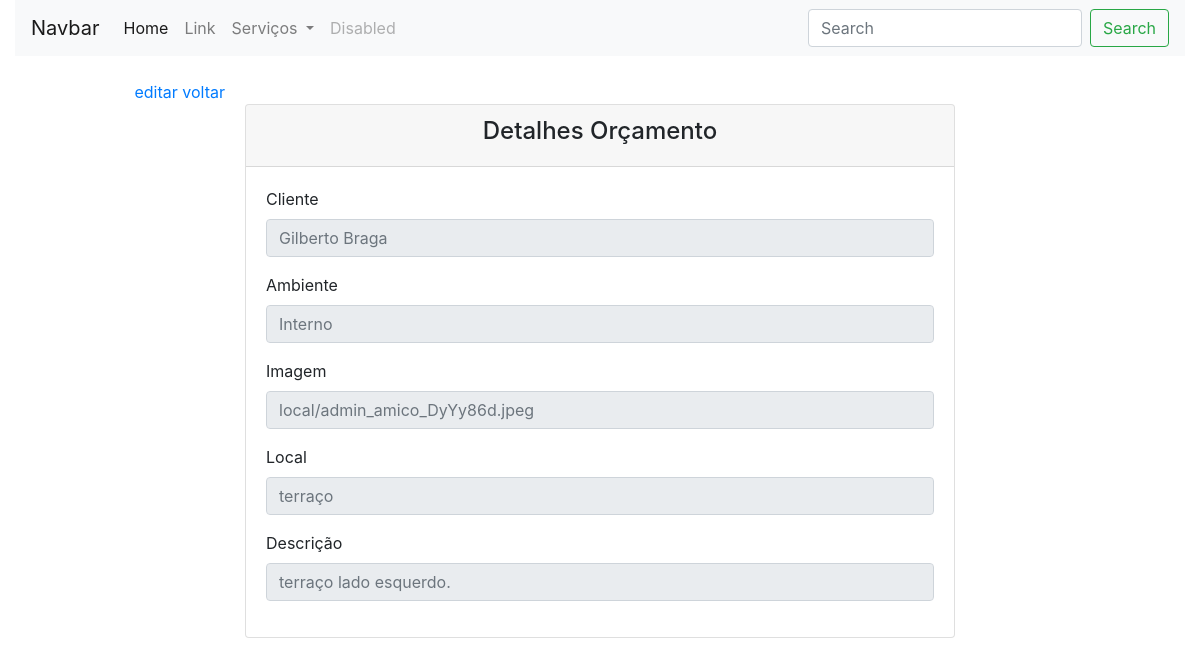
Page /cftv/detail_orcamento/2 on the earlier database version.
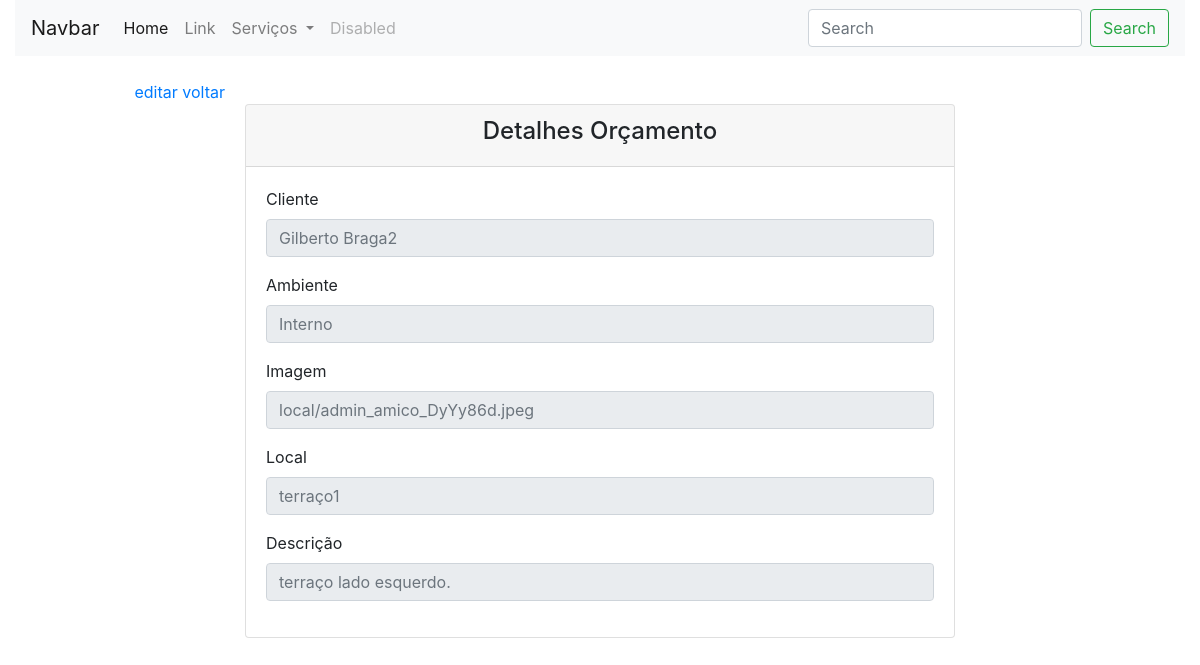
Same page on the later database version.
### cftv/models.py (models this page shows, shortened)
class CftvOrcamento(models.Model):
    AMBIENTE_CHOICES = (
        ('Interno', 'Interno'),
        ('Semi-aberto', 'Semi-aberto'),
        ('Externo', 'Externo'),
        ('Abertura', 'Abertura')
    )
    cliente = models.ForeignKey(Cliente, on_delete=models.PROTECT, verbose_name='CLiente')
    ambiente = models.CharField('Ambiente', max_length=15, choices=AMBIENTE_CHOICES)
    imagem = models.ImageField('Imagem do local', upload_to='media')
    local = models.CharField('Local', max_length=80)
    descricao = models.TextField('Descrição do local', max_length=200)
    class Meta:
        verbose_name = 'Orçamento CFTV'
        verbose_name_plural = 'Orçamentos CFTV'

### cliente/models.py (models this page shows)
class Cliente(models.Model):
    nome = models.CharField('Nome', max_length=30)
    email = models.EmailField('E-mail', max_length=60)
    telefone = models.CharField('Telefone', max_length=12)
    rua = models.CharField('Rua', max_length=50)
    numero = models.CharField('Numero/Quadra/Lote', max_length=5)
    bairro = models.CharField('Bairro', max_length=50)
    cidade = models.CharField('Cidade', max_length=50)
    ponto_referencia = models.CharField('Ponto de referencia', max_length=100)
    class Meta:
        verbose_name = 'CLiente'
        verbose_name_plural = 'Clientes'
    def __str__(self):
        return self.nome

### cftv/views.py (the view)
# urls.py: path('/detail_orcamento/<int:id>', detail_orcamento, name='detail_orcamento'),
def detail_orcamento(request, id):
    orcamento = get_object_or_404(CftvOrcamento, id=id)
    context = {'orcamento': orcamento}
    return render(request, 'cftv/detail_orcamento_cftv.html', context)

### cftv/templates/cftv/detail_orcamento_cftv.html (shortened to what this page needs)
{% extends 'cliente/base.html' %}
{% block content %}
<br>
<div class="container">
   <div class="col col-sm-2 text-right">
      <a href="{% url 'update_orc_cftv' orcamento.id %}">editar</a>
      <a href="{% url 'orcamento_cftv' %}">voltar</a>
    </div>
  <div class="row justify-content-center">
    <div class="col col-md-8 ">
      <div class="card">
        <div class="card-header text-center ">
          <h4>Detalhes Orçamento</h4>
        </div>
        <div class="card-body">
            <div class="form-group">
              <label for="disabledInput1">Cliente</label>
              <input type="text" class="form-control" id="disabledInput1" placeholder="{{ orcamento.cliente }}" disabled>
            </div>
            <div class="form-group">
              <label for="disabledInput2">Ambiente</label>
              <input type="text" class="form-control" id="disabledInput2" placeholder="{{ orcamento.ambiente }}" disabled>
            </div>
            <div class="form-group">
              <label for="disabledInput3">Imagem</label>
              <input type="text" class="form-control" id="disabledInput3" placeholder="{{ orcamento.imagem }}" disabled>
            </div>
            <div class="form-group">
              <label for="disabledInput4">Local</label>
              <input type="text" class="form-control" id="disabledInput4" placeholder="{{ orcamento.local }}" disabled>
            </div>
            <div class="form-group">
              <label for="disabledInput5">Descrição</label>
              <input type="text" class="form-control" id="disabledInput5" placeholder="{{ orcamento.descricao }}" disabled>
            </div>
        </div>
      </div>
    </div>
  </div>
</div>
{% endblock %}

Differences in the rows shown:
changed CftvOrcamento "Interno": cliente "Gilberto Braga" → "Gilberto Braga2"; local "terraço" → "terraço1"
